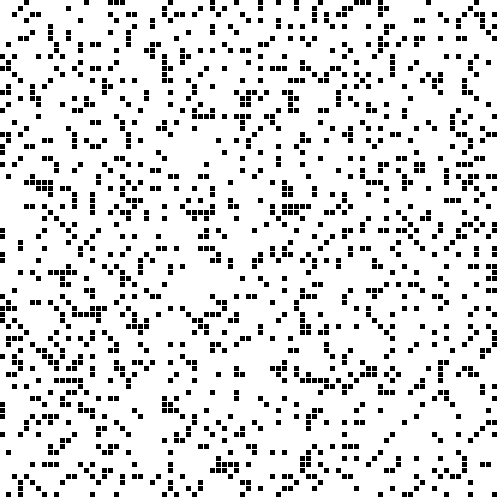
Frame 1 (no input)
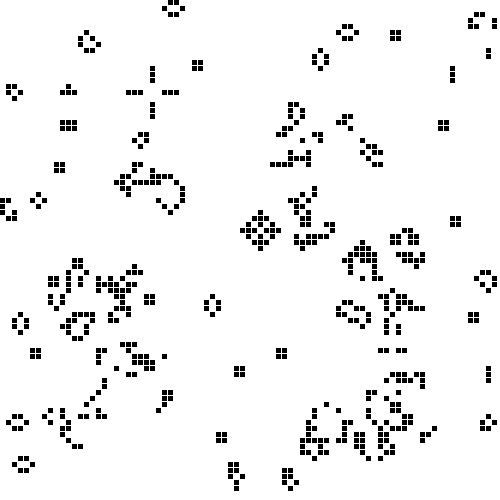
Frame 60 (the mouse pressed at the canvas centre just before this capture)
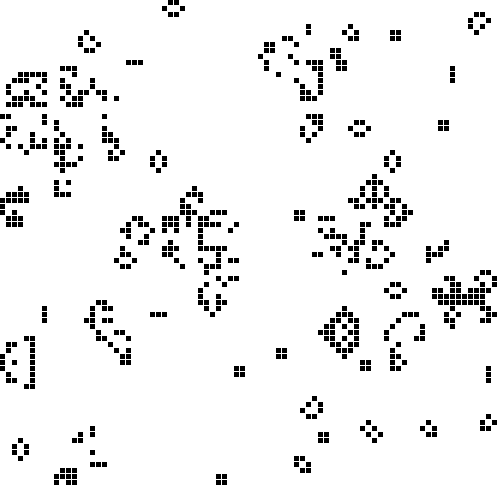
Frame 120 (the mouse held since frame 60 and released just before this capture)

The Processing sketch that drew these frames (run headless with seeded random() and noise(); from frame 60 on, the mouse is pressed at the canvas centre):

// Processing sketch: processing_104243
// ── processing_104243.pde


// 2d arrays to hold current and next generations
int[][] current, next;
// prob of life, 0 < p < 1
float p;
// pause toggle
boolean pause;
// block and border vars: bx cell width in pixels, by cell height in
// pixels, bw border width in pixels
int bx, by, bw;
// grid size: dimensions of the 2d cell arrays
int gn, gm;

void setup() {
  size(500, 500);
  frameRate(10);
  bx = 5;
  by = 5;
  bw = 1;
  gn = int(width/(bx+1));
  gm = int(height/(by+1));
  current = new int[gn][gm];
  next = new int[gn][gm];
  for (int i=0;i<gn;i++) {
    for (int j=0;j<gm;j++) {
      current[i][j] = 0;
      next[i][j] = 0;
    }
  }
  
  // life prob
  p=0.2;
  RandomCells(p);
  pause = false;
}

void draw() {
  background(255);
  DrawCells();
  if (!pause) ConwayStep();
}

void keyPressed() {

  if (key=='c') {
    for (int i=0;i<gn;i++) {
      for (int j=0;j<gm;j++) {
        current[i][j] = 0;
      }
    }
  }
  if (key=='p' || key==' ') {
    pause = !pause;
  }
  if (key=='q') {
    exit();
  }
  if (key=='r') {
    RandomCells(p);
  }
}

void mouseDragged() {
  // block size
  int blockSize = 2; 
  for (int i=int(mouseX/(bx+bw)-blockSize); i<=int(mouseX/(bx+bw)+blockSize); i++) {
    for (int j=int(mouseY/(by+bw)-blockSize); j<=int(mouseY/(by+bw)+blockSize); j++) {
      if (i>=0 && i<gn && j>=0 && j<gm) current[i][j] = 1;
    }
  }
}

void mouseClicked() {
  // block size
  int i=int(mouseX/(bx+bw));
  int j=int(mouseY/(by+bw));
  if (i>=0 && i<gn && j>=0 && j<gm) current[i][j] = 1;
}
void RandomCells(float p) {
  for (int i=0;i<gn;i++) {
    for (int j=0;j<gm;j++) {
      if (random(1)<p) {
        current[i][j] = 1;
      }
    }
  }
}

void DrawCells() {
  noStroke();
  fill(0);
  for (int i=0;i<gn;i++) {
    for (int j=0;j<gm;j++) {
      if (current[i][j]==1) {
        rect(i*(bx+bw), j*(by+bw), bx, by);
      }
    }
  }
}

void ConwayStep() {

  int nbhdSum;

  for (int i=0;i<gn;i++) {
    for (int j=0;j<gm;j++) {
      nbhdSum=NeighborhoodSum(i, j);
      if (nbhdSum<2 || nbhdSum>3) next[i][j]=0;
      if (nbhdSum==3) next[i][j] = 1;
      if (nbhdSum==2) next[i][j] = current[i][j];
    }
  }
  for (int i=0;i<gn;i++) {
    for (int j=0;j<gm;j++) {
      current[i][j] = next[i][j];
    }
  }

}

// compute the neighborhood sum with bounds checking
int NeighborhoodSum(int i, int j) {
  int sum = 0;
  int k, l;
  for (k=i-1;k<=i+1;k++) {
    for (l=j-1;l<=j+1;l++) {
      if (k>=0 && k<gn && l>=0 && l<gm && !(k==i && l==j)) {
        sum+=current[k][l];
      }
    }
  }
  return sum;
}
